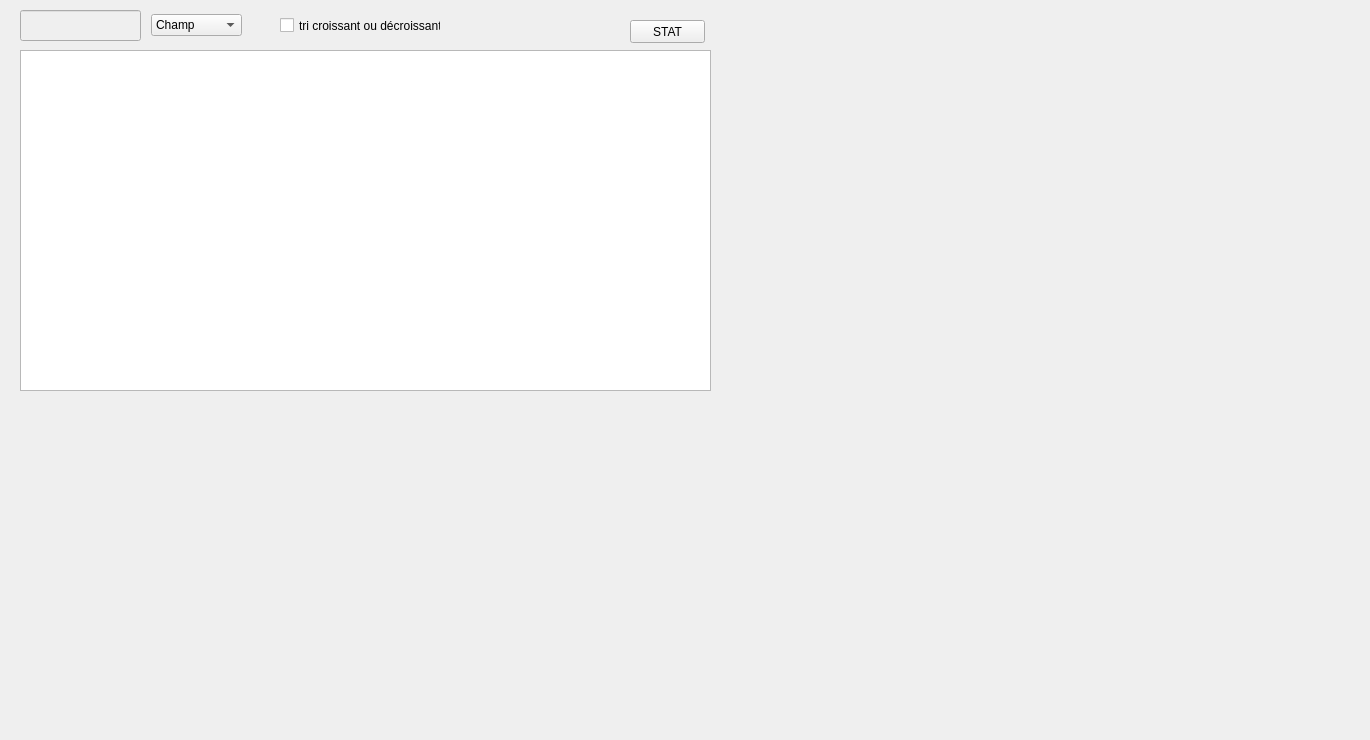
      <widget class="QWidget" name="tab_2">
       <attribute name="title">
        <string>Afficher les equipements</string>
       </attribute>
       <widget class="QTableView" name="tabetudiant">
        <property name="geometry">
         <rect>
          <x>20</x>
          <y>50</y>
          <width>691</width>
          <height>341</height>
         </rect>
        </property>
       </widget>
       <widget class="QLineEdit" name="lineEdit_16">
        <property name="enabled">
         <bool>false</bool>
        </property>
        <property name="geometry">
         <rect>
          <x>20</x>
          <y>10</y>
          <width>121</width>
          <height>31</height>
         </rect>
        </property>
        <property name="text">
         <string/>
        </property>
       </widget>
       <widget class="QCheckBox" name="checkBox">
        <property name="geometry">
         <rect>
          <x>280</x>
          <y>10</y>
          <width>161</width>
          <height>31</height>
         </rect>
        </property>
        <property name="minimumSize">
         <size>
          <width>161</width>
          <height>17</height>
         </size>
        </property>
        <property name="autoFillBackground">
         <bool>false</bool>
        </property>
        <property name="styleSheet">
         <string notr="true"/>
        </property>
        <property name="text">
         <string>tri croissant ou décroissant</string>
        </property>
       </widget>
       <widget class="QPushButton" name="pushButton_3">
        <property name="geometry">
         <rect>
          <x>630</x>
          <y>20</y>
          <width>75</width>
          <height>23</height>
         </rect>
        </property>
        <property name="text">
         <string>STAT</string>
        </property>
       </widget>
       <widget class="QLabel" name="label_28">
        <property name="geometry">
         <rect>
          <x>-250</x>
          <y>-110</y>
          <width>1361</width>
          <height>731</height>
         </rect>
        </property>
        <property name="text">
         <string>TextLabel</string>
        </property>
       </widget>
       <widget class="QComboBox" name="comboBox_5">
        <property name="geometry">
         <rect>
          <x>151</x>
          <y>14</y>
          <width>91</width>
          <height>22</height>
         </rect>
        </property>
        <item>
         <property name="text">
          <string>Champ</string>
         </property>
        </item>
        <item>
         <property name="text">
          <string>REFERENCE</string>
         </property>
        </item>
        <item>
         <property name="text">
          <string>NOM</string>
         </property>
        </item>
        <item>
         <property name="text">
          <string>TYPE</string>
         </property>
        </item>
        <item>
         <property name="text">
          <string>ID_FOURNISSEUR</string>
         </property>
        </item>
        <item>
         <property name="text">
          <string>PAYS</string>
         </property>
        </item>
       </widget>
       <zorder>label_28</zorder>
       <zorder>tabetudiant</zorder>
       <zorder>lineEdit_16</zorder>
       <zorder>checkBox</zorder>
       <zorder>pushButton_3</zorder>
       <zorder>comboBox_5</zorder>
      </widget>
